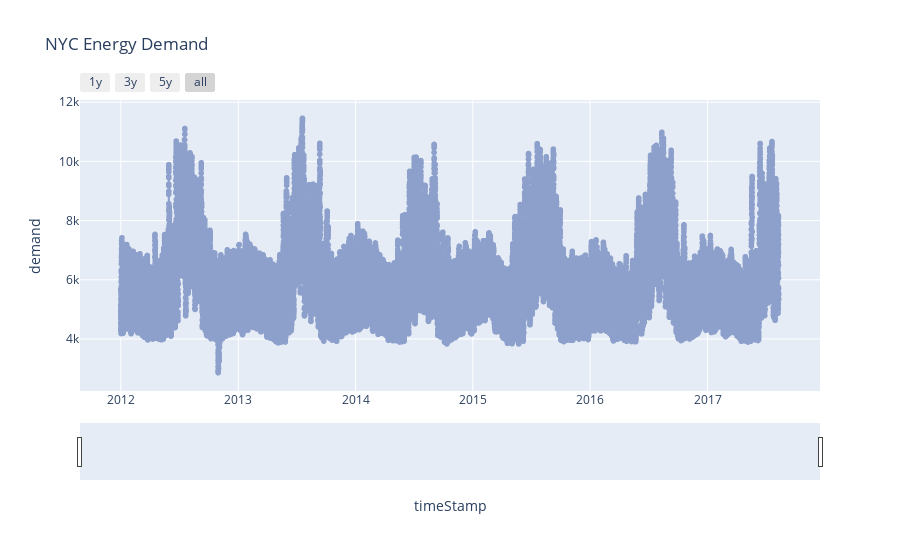

Write notebook code for a chart like this one.
### Code cell
fig = px.scatter(df, x='timeStamp', y='demand', title='NYC Energy Demand')
fig.update_traces(mode='lines+markers', marker=dict(color=colors[2]))
fig.update_xaxes(
    rangeslider_visible=True,
    rangeselector=dict(
        buttons=list(
            [
                dict(count=1, label='1y', step='year', stepmode='backward'),
                dict(count=3, label='3y', step='year', stepmode='backward'),
                dict(count=5, label='5y', step='year', stepmode='backward'),
                dict(step='all')
            ]
        )
    )
)
fig.show()

### Figure 1 — Plotly figure (JSON) as saved in the notebook; plotly's stock layout.template omitted (floating-point values rounded to 4 significant figures; data arrays with more than 128 entries replaced by an {"elided": "..."} marker saying what was removed)
{"data": [{"hovertemplate": "timeStamp=%{x}<br>demand=%{y}<extra></extra>", "legendgroup": "", "marker": {"color": "rgb(141,160,203)", "symbol": "circle"}, "mode": "lines+markers", "name": "", "showlegend": false, "type": "scattergl", "x": {"elided": "49205 str values"}, "xaxis": "x", "y": {"elided": "49205 float values"}, "yaxis": "y"}], "layout": {"legend": {"tracegroupgap": 0}, "title": {"text": "NYC Energy Demand"}, "xaxis": {"anchor": "y", "domain": [0, 1], "rangeselector": {"buttons": [{"count": 1, "label": "1y", "step": "year", "stepmode": "backward"}, {"count": 3, "label": "3y", "step": "year", "stepmode": "backward"}, {"count": 5, "label": "5y", "step": "year", "stepmode": "backward"}, {"step": "all"}]}, "rangeslider": {"visible": true}, "title": {"text": "timeStamp"}}, "yaxis": {"anchor": "x", "domain": [0, 1], "title": {"text": "demand"}}}}
